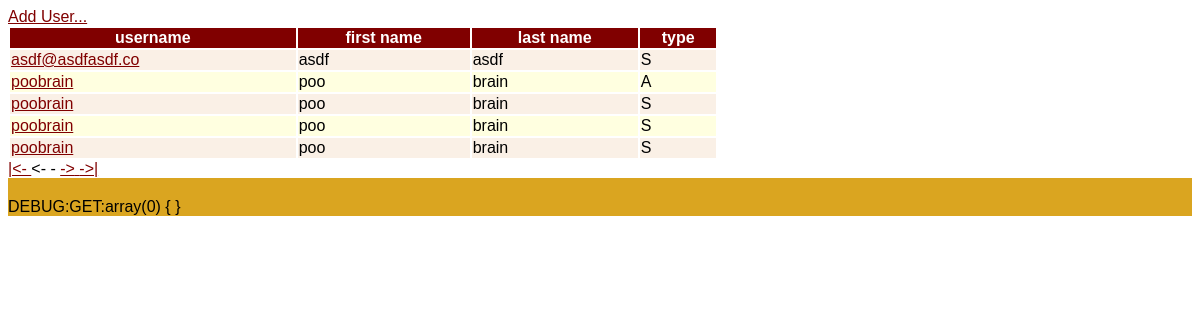
The page /users.php on the database its author committed.
### tables this page shows
CREATE TABLE `user` (
  `userID` int(11) NOT NULL AUTO_INCREMENT,
  `username` varchar(16) NOT NULL,
  `password` varchar(128) NOT NULL,
  `firstname` varchar(128) NOT NULL,
  `lastname` varchar(128) NOT NULL,
  `email` varchar(128) NOT NULL,
  `phone_number` varchar(32) NOT NULL,
  `usertype` varchar(1) NOT NULL,
  PRIMARY KEY (`userID`)
);

### users.php (the view, shortened to what this page needs)
<html>
<head>
</head>
<link rel="stylesheet" type="text/css" href="./css/roll_style.css">
<body>
<?php
if(isset($_GET['amount'])) {
    $amount = $_GET['amount'];
} else {
    $amount = 5;
}
if(isset($_GET['offset'])) {
    $offset = $_GET['offset'];
} else {
    $offset = 0;
}
$uri = "mysql:dbname=rolls;host=127.0.0.1";
$sql_count = "SELECT count(*) FROM user";
$sql = "SELECT * FROM user ORDER BY lastname LIMIT " . $amount . " OFFSET " . $offset;
$user = "root";
$pass = "abc123";
$conn = new PDO($uri, $user, $pass);
$conn->setAttribute(PDO::ATTR_ERRMODE, PDO::ERRMODE_EXCEPTION);
try {
    $result = $conn->query($sql);
    $result_count = $conn->query($sql_count);
} catch(PDOException $ex) {
    echo $ex . '<br/>' . $sql;
    die();
}
$total_rows = $result_count->fetchColumn();
echo '<a href="#" onClick="doPopup(\'man_user.php\');">Add User...</a>';
$brown = 1;
echo '<table>';
echo '<tr class="row_header"><th>username</th><th>first name</th><th>last name</th><th>type</th></tr>';
foreach($result as $row) {
    if($brown%2 > 0) {
        echo '<tr class="row_brown">';
        echo '<td><a href="man_user.php?userid=' . $row['userID'] . '">' . $row['username'] . "</a></td>";
        echo '<td>' . $row['firstname'] . "</td>";
        echo '<td>' . $row['lastname'] . "</td>";
        echo '<td>' . $row['usertype'] . "</td>";
        echo '</tr>';
    } else {
        echo '<tr class="row_notsobrown">';
        echo '<td><a href="man_user.php?userid=' . $row['userID'] . '">' . $row['username'] . "</a></td>";
        echo '<td>' . $row['firstname'] . "</td>";
        echo '<td>' . $row['lastname'] . "</td>";
        echo '<td>' . $row['usertype'] . "</td>";
        echo '</tr>';
    }
    $brown++;
}
echo '</table>';
echo '<a href="users.php?amount=' . $amount . '&offset=0">|<- </a>';
if($offset <= 0) {
    echo '<-';
} else {
    $new_offset = $offset - $amount;
    if($new_offset < 0) {
        $new_offset = 0;
    }
    echo '<a href="users.php?amount=' . $amount . '&offset=' . $new_offset . '"><-</a>';
}
echo ' - ';
if($offset > ($total_rows - $amount)) {
    echo '->';
} else {
    $new_offset = $offset + $amount;
    echo '<a href="users.php?amount=' . $amount . '&offset=' . $new_offset . '">-></a>';
}
echo '<a href="users.php?amount=' . $amount . '&offset=' . ($total_rows - $amount) . '"> ->|</a>';
echo '<div class="debug">DEBUG:GET:';
echo var_dump($_GET);
echo '</div>';
?>
</head>
</html>

### css/roll_style.css (style rules this page uses)
body { font-size: 1em; color: #000; font-family: Arial; }
a { color: maroon; }
table { width: 60%; }
.row_header { background: maroon; color: white; }
.row_brown { background: linen; }
.row_notsobrown { background: lightyellow; }
.debug { background: goldenrod; padding-top: 20px; }

### rows shown on the page
user: username "asdf@asdfasdf.co", firstname "asdf", lastname "asdf", usertype "S"
user: username "poobrain", firstname "poo", lastname "brain", usertype "A"
user: username "poobrain", firstname "poo", lastname "brain", usertype "S"
user: username "poobrain", firstname "poo", lastname "brain", usertype "S"
user: username "poobrain", firstname "poo", lastname "brain", usertype "S"

### other values the page prints
var_dump($_GET) "array(0) { }"
